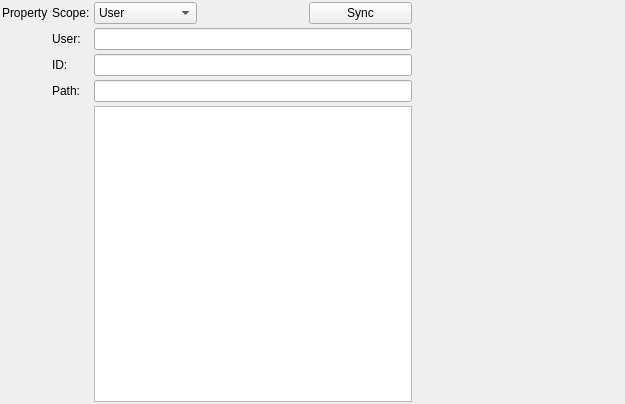
<?xml version="1.0" encoding="UTF-8"?>
<ui version="4.0">
 <class>HTUploadPathWidget</class>
 <widget class="QWidget" name="HTUploadPathWidget">
  <property name="geometry">
   <rect>
    <x>0</x>
    <y>0</y>
    <width>625</width>
    <height>404</height>
   </rect>
  </property>
  <property name="windowTitle">
   <string>HyperThought Upload Path</string>
  </property>
  <layout class="QGridLayout" name="gridLayout">
   <property name="leftMargin">
    <number>2</number>
   </property>
   <property name="topMargin">
    <number>2</number>
   </property>
   <property name="rightMargin">
    <number>2</number>
   </property>
   <property name="bottomMargin">
    <number>2</number>
   </property>
   <property name="spacing">
    <number>4</number>
   </property>
   <item row="0" column="3">
    <spacer name="sourceSpacer">
     <property name="orientation">
      <enum>Qt::Horizontal</enum>
     </property>
     <property name="sizeType">
      <enum>QSizePolicy::Preferred</enum>
     </property>
     <property name="sizeHint" stdset="0">
      <size>
       <width>455</width>
       <height>20</height>
      </size>
     </property>
    </spacer>
   </item>
   <item row="0" column="1">
    <widget class="QLabel" name="sourceLabel">
     <property name="sizePolicy">
      <sizepolicy hsizetype="Minimum" vsizetype="Preferred">
       <horstretch>0</horstretch>
       <verstretch>0</verstretch>
      </sizepolicy>
     </property>
     <property name="text">
      <string>Scope:</string>
     </property>
    </widget>
   </item>
   <item row="2" column="1">
    <widget class="QLabel" name="sourceIdLabel">
     <property name="sizePolicy">
      <sizepolicy hsizetype="Minimum" vsizetype="Preferred">
       <horstretch>0</horstretch>
       <verstretch>0</verstretch>
      </sizepolicy>
     </property>
     <property name="text">
      <string>ID:</string>
     </property>
    </widget>
   </item>
   <item row="3" column="1">
    <widget class="QLabel" name="pathLabel">
     <property name="sizePolicy">
      <sizepolicy hsizetype="Minimum" vsizetype="Preferred">
       <horstretch>0</horstretch>
       <verstretch>0</verstretch>
      </sizepolicy>
     </property>
     <property name="text">
      <string>Path:</string>
     </property>
    </widget>
   </item>
   <item row="4" column="2" colspan="3">
    <widget class="DeselectableTreeView" name="fileInfoTreeView">
     <property name="sizePolicy">
      <sizepolicy hsizetype="Expanding" vsizetype="Expanding">
       <horstretch>1</horstretch>
       <verstretch>0</verstretch>
      </sizepolicy>
     </property>
     <property name="minimumSize">
      <size>
       <width>200</width>
       <height>0</height>
      </size>
     </property>
     <property name="editTriggers">
      <set>QAbstractItemView::NoEditTriggers</set>
     </property>
     <attribute name="headerVisible">
      <bool>false</bool>
     </attribute>
    </widget>
   </item>
   <item row="0" column="4">
    <widget class="QPushButton" name="syncBtn">
     <property name="text">
      <string>Sync</string>
     </property>
    </widget>
   </item>
   <item row="2" column="2" colspan="3">
    <widget class="QLineEdit" name="sourceIdLE"/>
   </item>
   <item row="0" column="2">
    <widget class="QComboBox" name="sourceCombo">
     <item>
      <property name="text">
       <string>User</string>
      </property>
     </item>
     <item>
      <property name="text">
       <string>Group</string>
      </property>
     </item>
     <item>
      <property name="text">
       <string>Project</string>
      </property>
     </item>
    </widget>
   </item>
   <item row="0" column="5" rowspan="5">
    <widget class="QWidget" name="widget" native="true">
     <property name="sizePolicy">
      <sizepolicy hsizetype="Expanding" vsizetype="Preferred">
       <horstretch>2</horstretch>
       <verstretch>0</verstretch>
      </sizepolicy>
     </property>
    </widget>
   </item>
   <item row="3" column="2" colspan="3">
    <widget class="QLineEdit" name="pathLE"/>
   </item>
   <item row="0" column="0">
    <widget class="QLabel" name="propNameLabel">
     <property name="text">
      <string>Property</string>
     </property>
     <property name="margin">
      <number>4</number>
     </property>
    </widget>
   </item>
   <item row="1" column="1">
    <widget class="QLabel" name="usernameLabel">
     <property name="text">
      <string>User: </string>
     </property>
    </widget>
   </item>
   <item row="1" column="2" colspan="3">
    <widget class="QLineEdit" name="usernameLE"/>
   </item>
  </layout>
 </widget>
 <customwidgets>
  <customwidget>
   <class>DeselectableTreeView</class>
   <extends>QTreeView</extends>
   <header location="global">DeselectableTreeView.h</header>
  </customwidget>
 </customwidgets>
 <tabstops>
  <tabstop>sourceCombo</tabstop>
  <tabstop>sourceIdLE</tabstop>
  <tabstop>pathLE</tabstop>
 </tabstops>
 <resources/>
 <connections/>
</ui>
